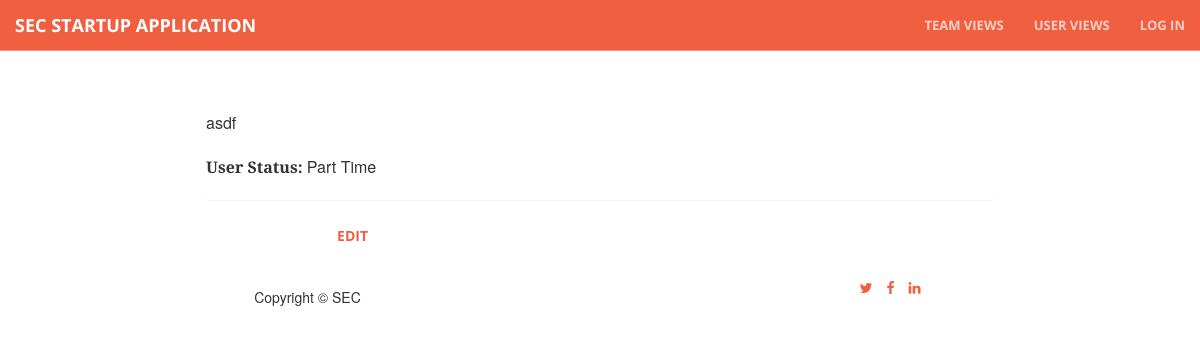
The app's page /profile/1/detail/, older data.
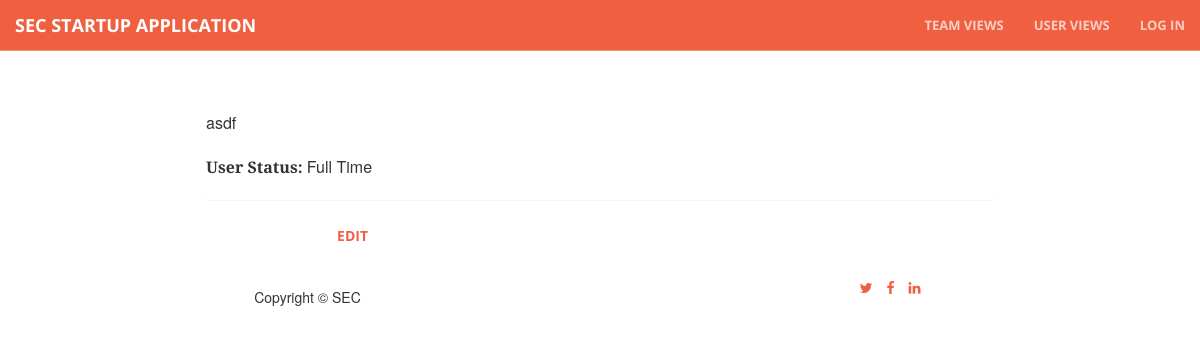
The same page, newer data.
### core/models.py (models this page shows, shortened)
class Profile(models.Model):
    members = models.ForeignKey(Team, null=True, blank=True)
    user = models.OneToOneField(User)
    working_status = models.IntegerField(choices=WORKING_STATUS, null=True, blank=True)
    description = models.TextField(null=True, blank=True)
    created_at = models.DateTimeField(auto_now_add=True)

### core/views.py (the view)
# urls.py: url(r'profile/(?P<pk>\d+)/detail/$', coreviews.ProfileDetailView.as_view(), name='profile_list'),
class ProfileDetailView(DetailView):
    model = coremodels.Profile
    template_name = 'profile/detail.html'
    context_object_name = 'profile'

### templates/profile/detail.html (shortened to what this page needs)
{% extends "base/theme.html" %}
	{% block main_content %}
	<div class="row main-content">
 		<div class="col-md-2"></div>
 		<div class="col-md-8">
 			<div class='panel'>
 				<p>{{ profile.description}}</p>
	            <p><b>User Status: </b>{% if profile.working_status %}{{ profile.get_working_status_display }}{% else %}----{% endif %}</p>
			 </div>
		 </div>
		 <div class="col-md-2"></div>
		 <div class="col-md-4">
		 	<a type="button" href="{% url 'profile_update' pk=profile.id %}" class="btn btn-large pull-right">Edit</a>
		 </div>
	</div>
{% endblock %}

Row changes from the older to the newer data that the page shows:
changed Profile "asdf": working_status "Part Time" → "Full Time"
